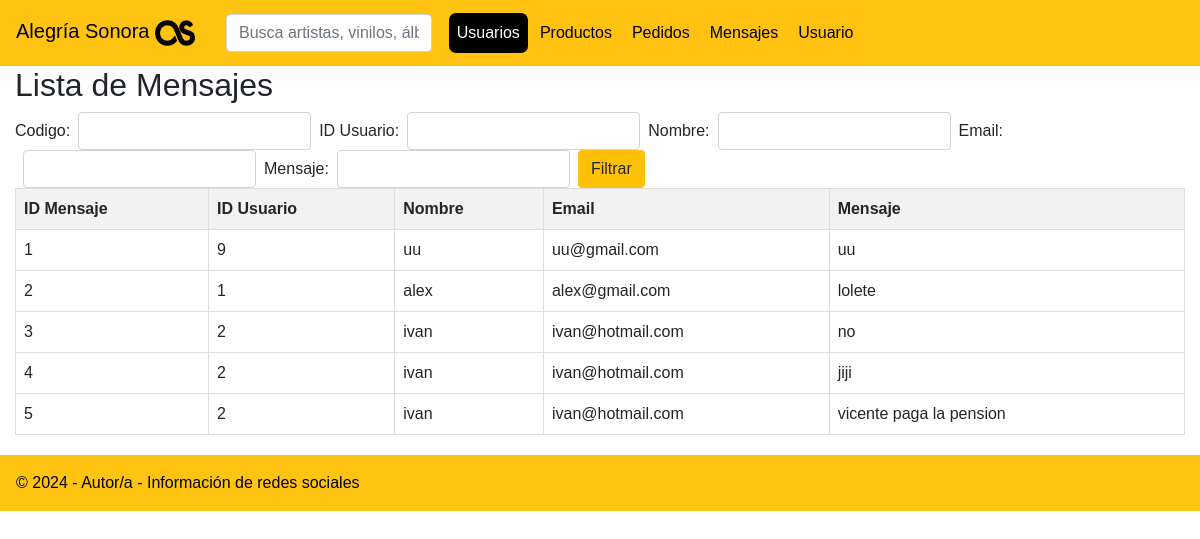
The app's page /src/main/webapp/admin/mensajes.php (signed in) with its own data.
### tables this page shows
CREATE TABLE `mensajes` (
  `codigo_mensaje` int(11) NOT NULL AUTO_INCREMENT,
  `codigo_usuario` int(11) NOT NULL,
  `nombre` varchar(32) DEFAULT NULL,
  `email` varchar(32) DEFAULT NULL,
  `mensaje` varchar(255) NOT NULL,
  PRIMARY KEY (`codigo_mensaje`),
  KEY `fk_mensaje_usuario` (`codigo_usuario`),
  CONSTRAINT `fk_mensaje_usuario` FOREIGN KEY (`codigo_usuario`) REFERENCES `usuarios` (`codigo`)
);

### src/main/webapp/admin/baseDatos.php (called while the page is built, shortened)
<?php
function conectar() {
   $bbdd = mysqli_connect("localhost","root","root","daw");
   return $bbdd;
}
function filtrarMensajes($query,$params,$types){
    $bbdd = conectar();
    if ($bbdd) {
        if ($consulta = mysqli_prepare($bbdd, $query)) {
            if (mysqli_stmt_execute($consulta)) {
                $resultado = mysqli_stmt_get_result($consulta);
            } else {
                echo "Error al ejecutar la consulta: " . mysqli_error($bbdd);
                $resultado = false;
            }
        } else {
            echo "Error al preparar la consulta: " . mysqli_error($bbdd);
            $resultado = false;
        }
    } else {
        echo "Error al conectar a la base de datos.";
        $resultado = false;
    }
    return $resultado;
}
?>

### src/main/webapp/admin/mensajes.php (the view, shortened to what this page needs)
<?php require_once('baseDatos.php'); ?>
<!DOCTYPE html>
<html lang="es">
<head>
    <link rel="stylesheet" href="https://stackpath.bootstrapcdn.com/bootstrap/4.1.3/css/bootstrap.min.css"
>
    <link rel="stylesheet" href="https://cdnjs.cloudflare.com/ajax/libs/font-awesome/6.5.1/css/all.min.css"
>
    <link rel="stylesheet" type="text/css" href="./css/styleUsuarios.css">
</head>
<body>
<?php session_start();
 require_once('baseDatos.php');
 if (isset($_SESSION['userid'])) {
?>
    <mi-menu></mi-menu>
    <div class="container col">
        <h2>Lista de Mensajes</h2>
        <form class="form-inline" method="post" action="mensajes.php">
            <label for="codigo">Codigo:</label><input type="text" name="codigo" class="form-control mx-2">
            <label for="cod_user">ID Usuario:</label><input type="text" name="cod_user" class="form-control mx-2">
            <label for="nombre">Nombre:</label><input type="text" name="nombre" class="form-control mx-2">
            <label for="email">Email:</label><input type="text" name="email" class="form-control mx-2">
            <label for="mensaje">Mensaje:</label><input type="text" name="mensaje" class="form-control mx-2">
           <button type="submit" class="btn btn-warning">Filtrar</button>
        </form>
        <table id="productTable">
            <thead>
                <tr>
                    <th>ID Mensaje</th>
                    <th>ID Usuario</th>
                    <th>Nombre</th>
                    <th>Email</th>
                    <th>Mensaje</th>
                </tr>
            </thead>
            <tbody>
            <?php
            $query = "SELECT * FROM mensajes WHERE 1=1";
            $params = [];
            $types = "";
   $resultados = filtrarMensajes($query,$params,$types);
   while ($fila = mysqli_fetch_row($resultados)) {
   ?>
                <tr>
                        <td><?php echo $fila[0];?></td>
                        <td><?php echo $fila[1];?></td>
                        <td><?php echo $fila[2];?></td>
                        <td><?php echo $fila[3];?></td>
                        <td><?php echo $fila[4];?></td>
                </tr>
                <?php
   }
   ?>
            </tbody>
        </table>
    </div>
    <mi-pie></mi-pie>
    <?php
} else {
  header('Location: ../indexAdmin.php');
}
?>
</body>
</html>

### src/main/webapp/admin/css/styleUsuarios.css (style rules this page uses)
body { font-family: Arial, sans-serif; }
table { width: 100%; border-collapse: collapse; margin-bottom: 20px; }
th, td { border: 1px solid #ddd; padding: 8px; text-align: left; }
th { background-color: #f2f2f2; }
button { margin-right: 10px; }

### records on screen
mensajes: codigo_mensaje "1", codigo_usuario "9", nombre "uu", email "uu@gmail.com", mensaje "uu"
mensajes: codigo_mensaje "2", codigo_usuario "1", nombre "alex", email "alex@gmail.com", mensaje "lolete"
mensajes: codigo_mensaje "3", codigo_usuario "2", nombre "ivan", email "ivan@hotmail.com", mensaje "no"
mensajes: codigo_mensaje "4", codigo_usuario "2", nombre "ivan", email "ivan@hotmail.com", mensaje "jiji"
mensajes: codigo_mensaje "5", codigo_usuario "2", nombre "ivan", email "ivan@hotmail.com", mensaje "vicente paga la pension"
